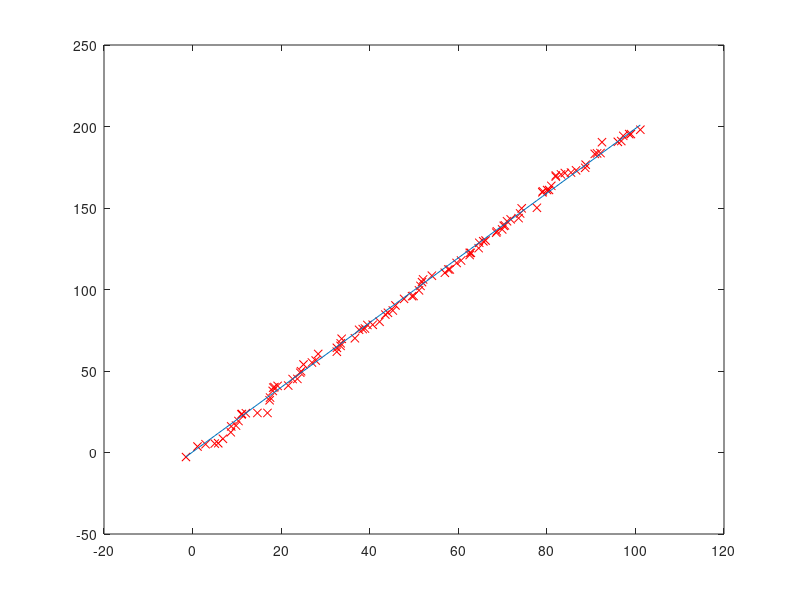

The MATLAB script that drew this image:
u = (1:1:100)';
v = 2*u(:)-1;

data = [u(:) v(:)];

noise = 0.3*randn(size(data));
data = data + noise;


A = [data ones(size(data,1),1)];

[U,S,V] = svd(A);

l = V(:,end);

m = -l(1)/l(2);
q = -l(3)/l(2);

% using y = mx + c
est_data = data(:,1)*m+q;

plot(data(:,1),data(:,2),'rx');
hold on;
plot(data(:,1),est_data(:));
hold off;

normTerm = sqrt(l(1)^2+l(2)^2);
terms = bsxfun(@times,A,l'./normTerm);
dist = abs(sum(terms,2));
std = sqrt(sum(dist.^2)/size(data,1))



disp('Press enter to get next Calculation');
pause

for i = 1:100
    noise = 0.3*randn(size(data));
    data = sort(data + noise);
end

A = [data ones(size(data,1),1)];

[U,S,V] = svd(A);

l = V(:,end-1);

m = -l(1)/l(2);
q = -l(3)/l(2);

plot(data(:,1),data(:,2),'rx');
hold on;
plot(data(:,1),data(:,1)*m+q);
hold off;

normTerm = sqrt(l(1)^2+l(2)^2);
terms = bsxfun(@times,A,l'./normTerm);
dist = abs(sum(terms,2));
std = sqrt(sum(dist.^2)/size(data,1))

disp('Press Enter to finish the program');
pause
close all